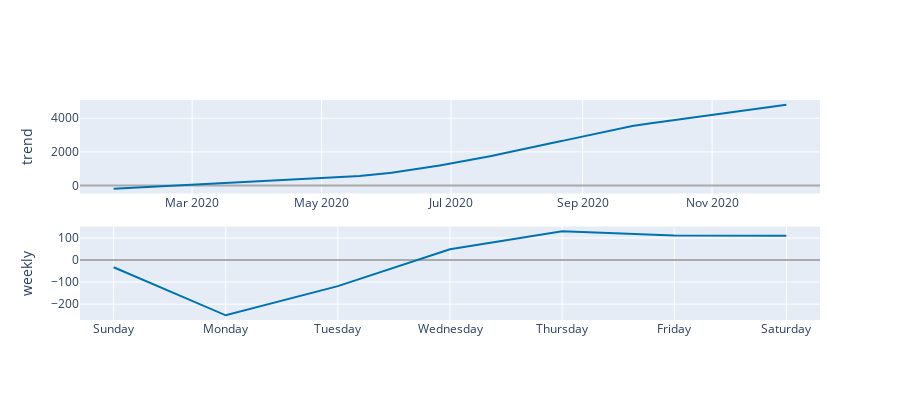

Notebook source saved alongside this figure:
### Code cell
plot_components_plotly(model_prophet, forecast_prophet)

### Figure 1 — Plotly figure (JSON) as saved in the notebook; plotly's stock layout.template omitted (floating-point values rounded to 4 significant figures; data arrays with more than 128 entries replaced by an {"elided": "..."} marker saying what was removed)
{"data": [{"line": {"color": "#0072B2", "width": 2}, "mode": "lines", "name": "trend", "type": "scatter", "x": {"elided": "318 str values"}, "xaxis": "x", "y": {"elided": "318 float values"}, "yaxis": "y"}, {"line": {"color": "rgba(0, 114, 178, 0.2)", "width": 0}, "mode": "lines", "name": "trend_upper", "type": "scatter", "x": {"elided": "318 str values"}, "xaxis": "x", "y": {"elided": "318 float values"}, "yaxis": "y"}, {"fill": "tonexty", "fillcolor": "rgba(0, 114, 178, 0.2)", "line": {"color": "rgba(0, 114, 178, 0.2)", "width": 0}, "mode": "lines", "name": "trend_lower", "type": "scatter", "x": {"elided": "318 str values"}, "xaxis": "x", "y": {"elided": "318 float values"}, "yaxis": "y"}, {"line": {"color": "#0072B2", "width": 2}, "mode": "lines", "name": "weekly", "type": "scatter", "x": ["2017-01-01T00:00:00", "2017-01-02T00:00:00", "2017-01-03T00:00:00", "2017-01-04T00:00:00", "2017-01-05T00:00:00", "2017-01-06T00:00:00", "2017-01-07T00:00:00"], "xaxis": "x2", "y": [-32.5, -250.2, -118.1, 49.17, 130.6, 110.9, 110.0], "yaxis": "y2"}], "layout": {"height": 400, "showlegend": false, "width": 900, "xaxis": {"anchor": "y", "domain": [0, 1], "range": ["2020-01-08T03:36:00", "2020-12-21T20:24:00"], "type": "date"}, "xaxis2": {"anchor": "y2", "domain": [0, 1], "range": ["2016-12-31T16:48:00", "2017-01-07T07:12:00"], "tickformat": "%A", "type": "date"}, "yaxis": {"anchor": "x", "domain": [0.575, 1], "rangemode": "normal", "title": {"text": "trend"}, "zerolinecolor": "#AAA"}, "yaxis2": {"anchor": "x2", "domain": [0, 0.425], "title": {"text": "weekly"}, "zerolinecolor": "#AAA"}}}
